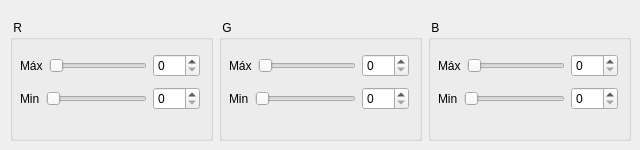
             <widget class="QWidget" name="tab_5">
              <attribute name="title">
               <string>NEW_RGB</string>
              </attribute>
              <widget class="QWidget" name="layoutWidget_18">
               <property name="geometry">
                <rect>
                 <x>10</x>
                 <y>20</y>
                 <width>621</width>
                 <height>121</height>
                </rect>
               </property>
               <layout class="QHBoxLayout" name="horizontalLayout_38">
                <item>
                 <widget class="QGroupBox" name="groupBox_18">
                  <property name="title">
                   <string> R</string>
                  </property>
                  <widget class="QWidget" name="layoutWidget_19">
                   <property name="geometry">
                    <rect>
                     <x>10</x>
                     <y>30</y>
                     <width>180</width>
                     <height>64</height>
                    </rect>
                   </property>
                   <layout class="QGridLayout" name="gridLayout_23">
                    <item row="0" column="0">
                     <layout class="QHBoxLayout" name="horizontalLayout_39">
                      <item>
                       <widget class="QLabel" name="label_41">
                        <property name="text">
                         <string>Máx</string>
                        </property>
                       </widget>
                      </item>
                      <item>
                       <widget class="QSlider" name="horizontalSlider_26">
                        <property name="maximum">
                         <number>255</number>
                        </property>
                        <property name="orientation">
                         <enum>Qt::Horizontal</enum>
                        </property>
                       </widget>
                      </item>
                      <item>
                       <widget class="QSpinBox" name="spinBox_30">
                        <property name="maximum">
                         <number>255</number>
                        </property>
                       </widget>
                      </item>
                     </layout>
                    </item>
                    <item row="1" column="0">
                     <layout class="QHBoxLayout" name="horizontalLayout_40">
                      <item>
                       <widget class="QLabel" name="label_42">
                        <property name="text">
                         <string>Min</string>
                        </property>
                       </widget>
                      </item>
                      <item>
                       <widget class="QSlider" name="horizontalSlider_27">
                        <property name="maximum">
                         <number>255</number>
                        </property>
                        <property name="orientation">
                         <enum>Qt::Horizontal</enum>
                        </property>
                       </widget>
                      </item>
                      <item>
                       <widget class="QSpinBox" name="spinBox_31">
                        <property name="maximum">
                         <number>255</number>
                        </property>
                       </widget>
                      </item>
                     </layout>
                    </item>
                   </layout>
                  </widget>
                 </widget>
                </item>
                <item>
                 <widget class="QGroupBox" name="groupBox_19">
                  <property name="title">
                   <string> G</string>
                  </property>
                  <widget class="QWidget" name="layoutWidget_20">
                   <property name="geometry">
                    <rect>
                     <x>10</x>
                     <y>30</y>
                     <width>180</width>
                     <height>64</height>
                    </rect>
                   </property>
                   <layout class="QGridLayout" name="gridLayout_24">
                    <item row="0" column="0">
                     <layout class="QHBoxLayout" name="horizontalLayout_41">
                      <item>
                       <widget class="QLabel" name="label_43">
                        <property name="text">
                         <string>Máx</string>
                        </property>
                       </widget>
                      </item>
                      <item>
                       <widget class="QSlider" name="horizontalSlider_28">
                        <property name="maximum">
                         <number>255</number>
                        </property>
                        <property name="orientation">
                         <enum>Qt::Horizontal</enum>
                        </property>
                       </widget>
                      </item>
                      <item>
                       <widget class="QSpinBox" name="spinBox_32">
                        <property name="maximum">
                         <number>255</number>
                        </property>
                       </widget>
                      </item>
                     </layout>
                    </item>
                    <item row="1" column="0">
                     <layout class="QHBoxLayout" name="horizontalLayout_42">
                      <item>
                       <widget class="QLabel" name="label_44">
                        <property name="text">
                         <string>Min</string>
                        </property>
                       </widget>
                      </item>
                      <item>
                       <widget class="QSlider" name="horizontalSlider_29">
                        <property name="maximum">
                         <number>255</number>
                        </property>
                        <property name="orientation">
                         <enum>Qt::Horizontal</enum>
                        </property>
                       </widget>
                      </item>
                      <item>
                       <widget class="QSpinBox" name="spinBox_33">
                        <property name="maximum">
                         <number>255</number>
                        </property>
                       </widget>
                      </item>
                     </layout>
                    </item>
                   </layout>
                  </widget>
                 </widget>
                </item>
                <item>
                 <widget class="QGroupBox" name="groupBox_20">
                  <property name="title">
                   <string> B</string>
                  </property>
                  <widget class="QWidget" name="layoutWidget_21">
                   <property name="geometry">
                    <rect>
                     <x>10</x>
                     <y>30</y>
                     <width>180</width>
                     <height>64</height>
                    </rect>
                   </property>
                   <layout class="QGridLayout" name="gridLayout_25">
                    <item row="0" column="0">
                     <layout class="QHBoxLayout" name="horizontalLayout_43">
                      <item>
                       <widget class="QLabel" name="label_45">
                        <property name="text">
                         <string>Máx</string>
                        </property>
                       </widget>
                      </item>
                      <item>
                       <widget class="QSlider" name="horizontalSlider_30">
                        <property name="maximum">
                         <number>255</number>
                        </property>
                        <property name="orientation">
                         <enum>Qt::Horizontal</enum>
                        </property>
                       </widget>
                      </item>
                      <item>
                       <widget class="QSpinBox" name="spinBox_34">
                        <property name="maximum">
                         <number>255</number>
                        </property>
                       </widget>
                      </item>
                     </layout>
                    </item>
                    <item row="1" column="0">
                     <layout class="QHBoxLayout" name="horizontalLayout_44">
                      <item>
                       <widget class="QLabel" name="label_46">
                        <property name="text">
                         <string>Min</string>
                        </property>
                       </widget>
                      </item>
                      <item>
                       <widget class="QSlider" name="horizontalSlider_31">
                        <property name="maximum">
                         <number>255</number>
                        </property>
                        <property name="orientation">
                         <enum>Qt::Horizontal</enum>
                        </property>
                       </widget>
                      </item>
                      <item>
                       <widget class="QSpinBox" name="spinBox_35">
                        <property name="maximum">
                         <number>255</number>
                        </property>
                       </widget>
                      </item>
                     </layout>
                    </item>
                   </layout>
                  </widget>
                 </widget>
                </item>
               </layout>
              </widget>
             </widget>
